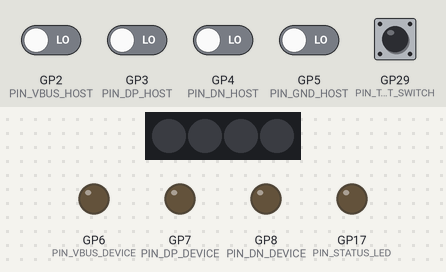
Bench run of a program on a simulated Raspberry Pi Pico. Parts: 4 RGB LEDs in strip order, left to right, output pins drawn as LEDs (lit = HIGH). The inputs (shaded band) are chosen by the test bench; at power-on: GP29 (PIN_TEST_SWITCH) HIGH, GP2 (PIN_VBUS_HOST), GP3 (PIN_DP_HOST), GP4 (PIN_DN_HOST), GP5 (PIN_GND_HOST) LOW. Dim RGB values are drawn brighter than linear; colours are those a GRB WS2812 strip shows for the declared byte order; pins used as bus, display or sensor lines are not drawn.

Above: at 0.22 s.
At 1.3 s:
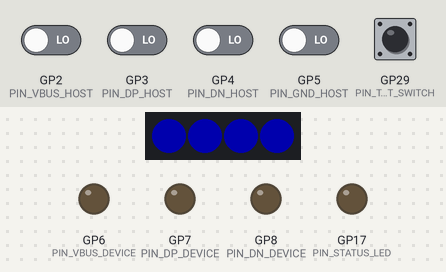
1.4 s: GP29 (PIN_TEST_SWITCH) pulled LOW for 0.15 s
At 2.2 s:
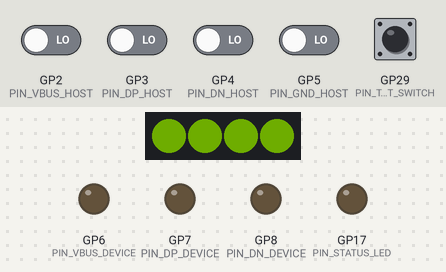
Timing chart, 0 to 4.4 s (numbered marks = the images above; inputs shaded):
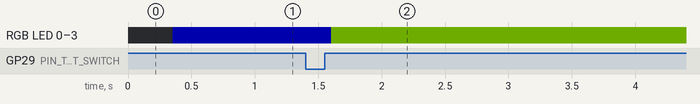

Measured:
- after the input at 1.4 s, RGB LED 0–3: RGB(0, 0, 50) → RGB(32, 50, 0) after 0.20 s

The program:

main.cpp
```cpp
#include <Arduino.h>
#include <Button2.h>
#include <FastLED.h>

#include "pins.hpp"

#define MAX_POWER_MW 400
#define MAX_BRIGHTNESS 50
#define UPDATE_INTERVAL_MS 250

// uncomment to enable serial debugging
// #define SERIAL_DEBUG

uint8_t hostPins[NUM_LEDS] = {PIN_VBUS_HOST, PIN_DP_HOST, PIN_DN_HOST,
                              PIN_GND_HOST};
uint8_t devicePins[NUM_LEDS] = {PIN_VBUS_DEVICE, PIN_DP_DEVICE, PIN_DN_DEVICE,
                                PIN_GND_DEVICE};
bool testStarted = false;
bool testComplete = false;
bool continuities[NUM_LEDS] = {true, true, true, true};
bool shorts[NUM_LEDS] = {false, false, false, false};
CRGB leds[NUM_LEDS];
Button2 testButton(PIN_TEST_SWITCH);

void syncColors();
void performTest(Button2& btn);
void testPin(uint8_t testIndex, bool side);

void setup() {
  delay(100);
#ifdef SERIAL_DEBUG
  Serial.begin(115200);
  while (!Serial) {
    delay(100);
  }
  Serial.println(F("Connected!"));
#endif
  testButton.setPressedHandler(performTest);
  pinMode(PIN_STATUS_LED, OUTPUT);
  digitalWrite(PIN_STATUS_LED, LOW);
  FastLED.addLeds<WS2812B, PIN_LEDS, RGB>(leds, NUM_LEDS);
  FastLED.setBrightness(MAX_BRIGHTNESS);
  FastLED.setMaxPowerInMilliWatts(MAX_POWER_MW);

#ifdef SERIAL_DEBUG
  Serial.println(F("Initialized!"));
#endif
}

void loop() {
  EVERY_N_MILLISECONDS(UPDATE_INTERVAL_MS) { syncColors(); }

  FastLED.show();
  testButton.loop();
}

void syncColors() {
  if (!testStarted && !testComplete) {
    for (uint8_t i = 0; i < NUM_LEDS; i++) {
      leds[i] = CRGB::Blue;
    }
#ifdef SERIAL_DEBUG
    Serial.println(F("Waiting for test..."));
#endif
    return;
  } else if (!testComplete) {
    for (uint8_t i = 0; i < NUM_LEDS; i++) {
      leds[i] = CRGB::Yellow;
    }
#ifdef SERIAL_DEBUG
    Serial.println(F("Testing..."));
#endif
    return;
  }

#ifdef SERIAL_DEBUG
  Serial.println(F("Displaying test results..."));
#endif
  for (uint8_t i = 0; i < NUM_LEDS; i++) {
    if (shorts[i]) {
      leds[i] = CRGB::Red;
    } else if (!continuities[i]) {
      leds[i] = CRGB::Orange;
    } else {
      leds[i] = CRGB::Green;
    }
  }
}

void performTest(Button2& btn) {
  if (testStarted && !testComplete) {
    return;
  }

  // reset state variables
  testStarted = true;
  testComplete = false;
  for (uint8_t i = 0; i < NUM_LEDS; i++) {
    continuities[i] = true;
    shorts[i] = false;
  }
#ifdef SERIAL_DEBUG
  Serial.println(F("Starting test..."));
  uint32_t start = micros();
#endif

  // run the test for each pin in each direction
  for (uint8_t testIndex = 0; testIndex < NUM_LEDS; testIndex++) {
    testPin(testIndex, true);
    testPin(testIndex, false);
  }
  testComplete = true;
#ifdef SERIAL_DEBUG
  double durationMs = (micros() - start) / 1e3;
  Serial.printf("Test took %.2fms!\n", durationMs);
#endif
}

void testPin(uint8_t testIndex, bool side) {
  // set all pin states to expected values
  for (uint8_t i = 0; i < NUM_LEDS; i++) {
    const uint8_t pin = side ? hostPins[i] : devicePins[i];

#ifdef SERIAL_DEBUG
    Serial.printf("Setting pin %d to %d\n", pin, testIndex == i ? HIGH : LOW);
#endif
    pinMode(pin, OUTPUT);
    digitalWrite(pin, testIndex == i ? HIGH : LOW);
  }
  // read pin states and flag any faults
  for (uint8_t i = 0; i < NUM_LEDS; i++) {
    const uint8_t pin = side ? devicePins[i] : hostPins[i];

    pinMode(pin, INPUT_PULLDOWN);
    uint8_t level = digitalRead(pin);
#ifdef SERIAL_DEBUG
    Serial.printf("Read pin %d as %d\n", pin, level);
#endif

    if (testIndex == i && level == LOW) {
#ifdef SERIAL_DEBUG
      Serial.println(F("Discontinuity detected"));
#endif
      continuities[i] = false;
    } else if (testIndex != i && level == HIGH) {
#ifdef SERIAL_DEBUG
      Serial.println(F("Short detected"));
#endif
      shorts[i] = true;
    }
  }
}
```

pins.hpp
```cpp
#pragma once

/**
 * KB2040 Pinout
 *
 * |----------|
 * |D+      D-|
 * |TX      5V|
 * |RX     GND|
 * |GND    RST|
 * |GND    3V3|
 * |D2      A3|
 * |D3      A2|
 * |D4      A1|
 * |D5      A0|
 * |D6      18|
 * |D7      20|
 * |D8      19|
 * |D9      10|
 * |----------|
 */

#define PIN_VBUS_HOST D2
#define PIN_DP_HOST D3
#define PIN_DN_HOST D4
#define PIN_GND_HOST D5

#define PIN_VBUS_DEVICE D6
#define PIN_DP_DEVICE D7
#define PIN_DN_DEVICE D8
#define PIN_GND_DEVICE D9

#define PIN_TEST_SWITCH A3
#define PIN_LEDS A2
#define PIN_STATUS_LED 17
#define NUM_LEDS 4
```
